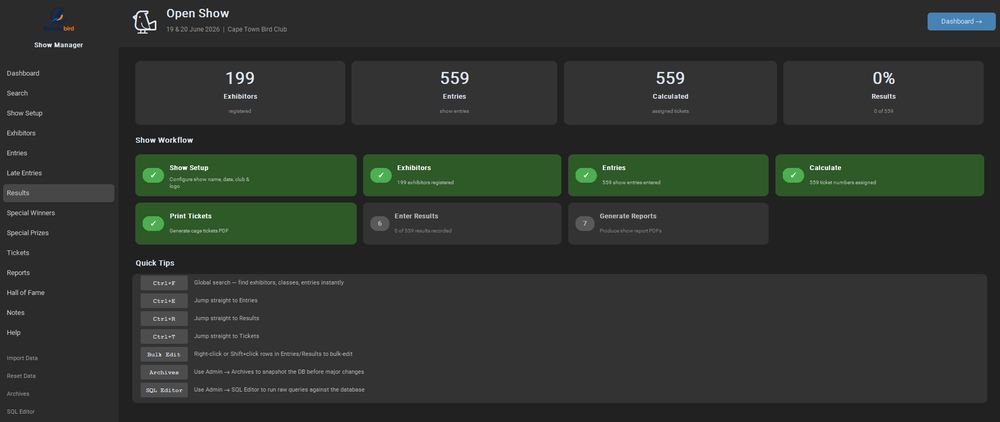
#> input picture git_assets/image01.png, 1000 x 422 px, shrunk from 1906 x 804 before the run
$ python -i base.py   (imports and definitions only)
#> lines starting #> are read from the running program, lines starting #| are printed output that depends on the picture
# services/reports/base.py
import io
from reportlab.pdfgen import canvas
from reportlab.lib.pagesizes import A4
from reportlab.lib.units import mm

# [1 line that did not run here, left out]
# [1 line that did not run here, left out]
# [1 line that did not run here, left out]
# [1 line that did not run here, left out]


# [5 lines left out: function new_canvas, not called in this run]


def _faded_image_reader(logo_source, opacity: float = 0.12):
    """
    Return (ImageReader, (orig_w, orig_h)) for a logo rendered at reduced opacity,
    composited correctly over a white background.  Returns None on any failure.
    """
#> called with logo_source = '../../git_assets/image01.png', opacity = 0.12
    from PIL import Image
    from reportlab.lib.utils import ImageReader
    import io as _io
    try:
        if isinstance(logo_source, (bytes, bytearray)):
            img = Image.open(_io.BytesIO(bytes(logo_source))).convert("RGBA")
        else:
            from pathlib import Path as _Path
            p = _Path(str(logo_source))
            if not p.exists():
                return None
            img = Image.open(str(p)).convert("RGBA")
#> img is the input picture: PIL image 1000x422 RGBA; mean R, G, B, A 46.6, 51.5, 46.4, 255

        orig_size = img.size
#> orig_size = (1000, 422)

        # Scale each pixel's alpha to the desired opacity — preserves colour fidelity
        r, g, b, a = img.split()
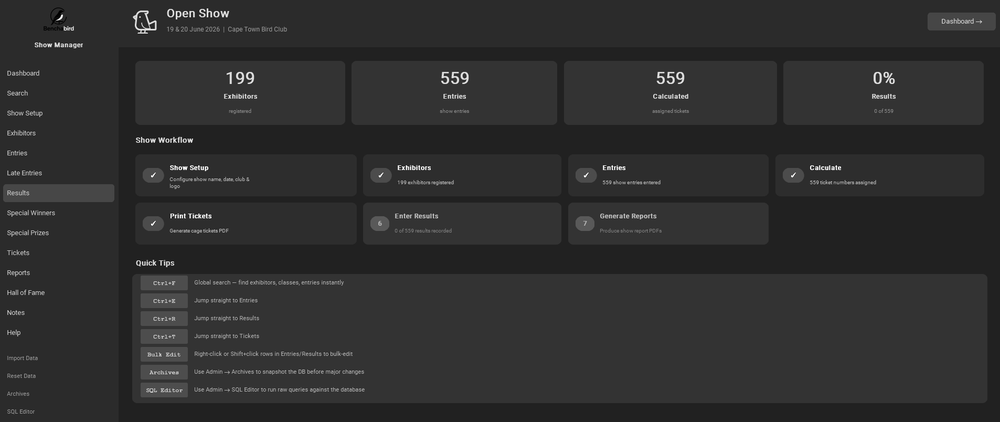
#> r: PIL image 1000x422 L; min 0, max 255, mean 46.6
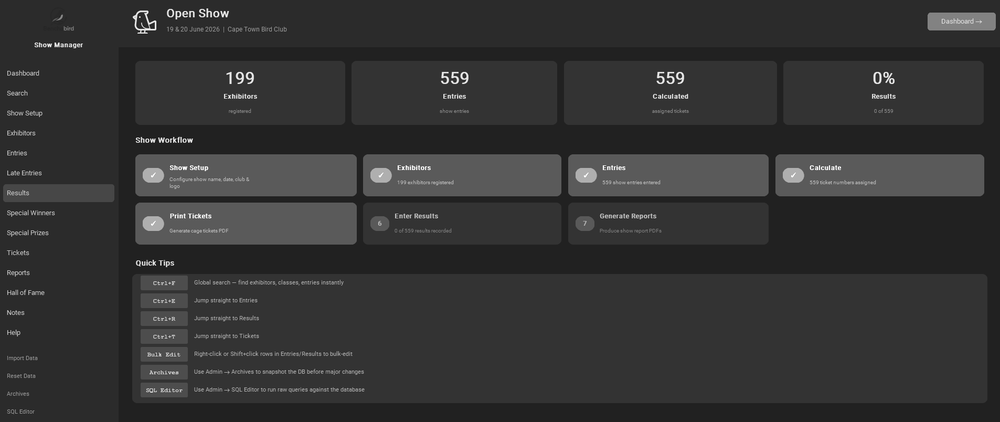
#> g: PIL image 1000x422 L; min 0, max 255, mean 51.5
#> a: PIL image 1000x422 L; every value is 255
        a_faded = a.point(lambda v: int(v * opacity))
#> a_faded: PIL image 1000x422 L; every value is 30
        img_faded = Image.merge("RGBA", (r, g, b, a_faded))
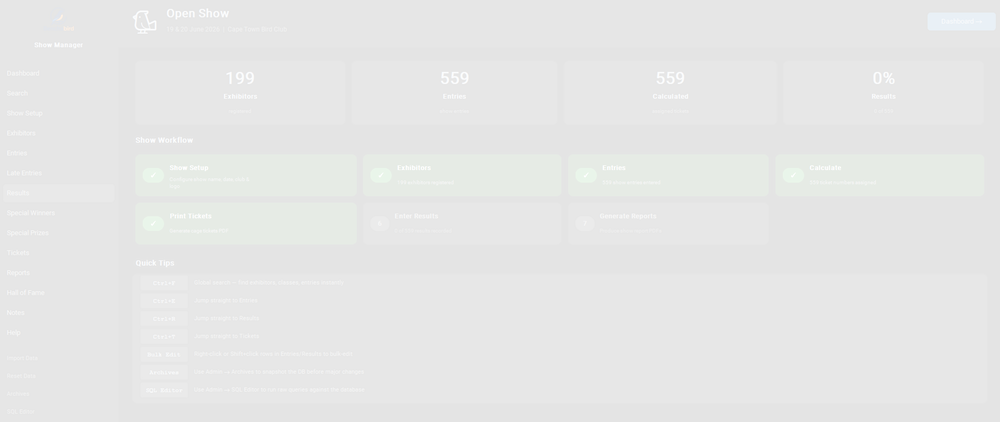
#> img_faded: PIL image 1000x422 RGBA; mean R, G, B, A 46.6, 51.5, 46.4, 30; transparent parts drawn white

        # Alpha-composite onto a pure-white background so transparent areas become
        # white (matching the PDF page colour) instead of muddy grey.
        bg = Image.new("RGBA", img.size, (255, 255, 255, 255))
#> bg: PIL image 1000x422 RGBA; every value is 255
        composited = Image.alpha_composite(bg, img_faded)

        out = _io.BytesIO()
        composited.convert("RGB").save(out, format="PNG")
        out.seek(0)
#> (the run stopped early here; a loop or call above may not have finished)

$ run again, on git_assets/image02.png
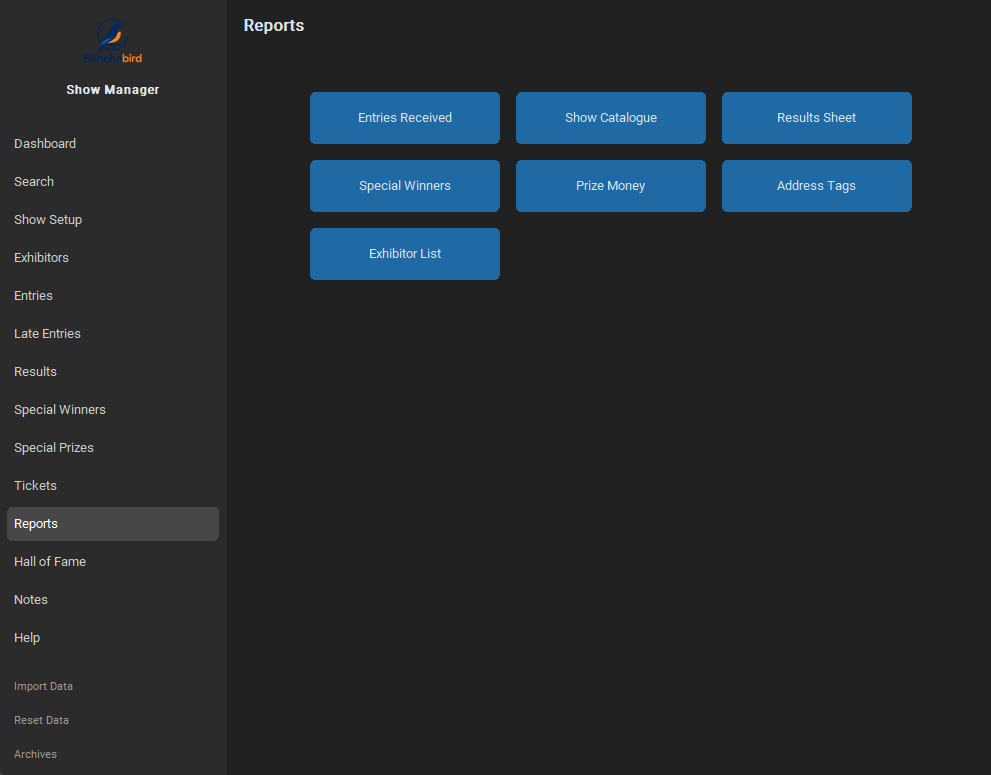
#> input picture git_assets/image02.png, 991 x 775 px
#> in _faded_image_reader, img is the input picture: PIL image 991x775 RGBA; mean R, G, B, A 36.5, 43.1, 48.3, 255
#> in _faded_image_reader, `r, g, b, a = img.split()`:
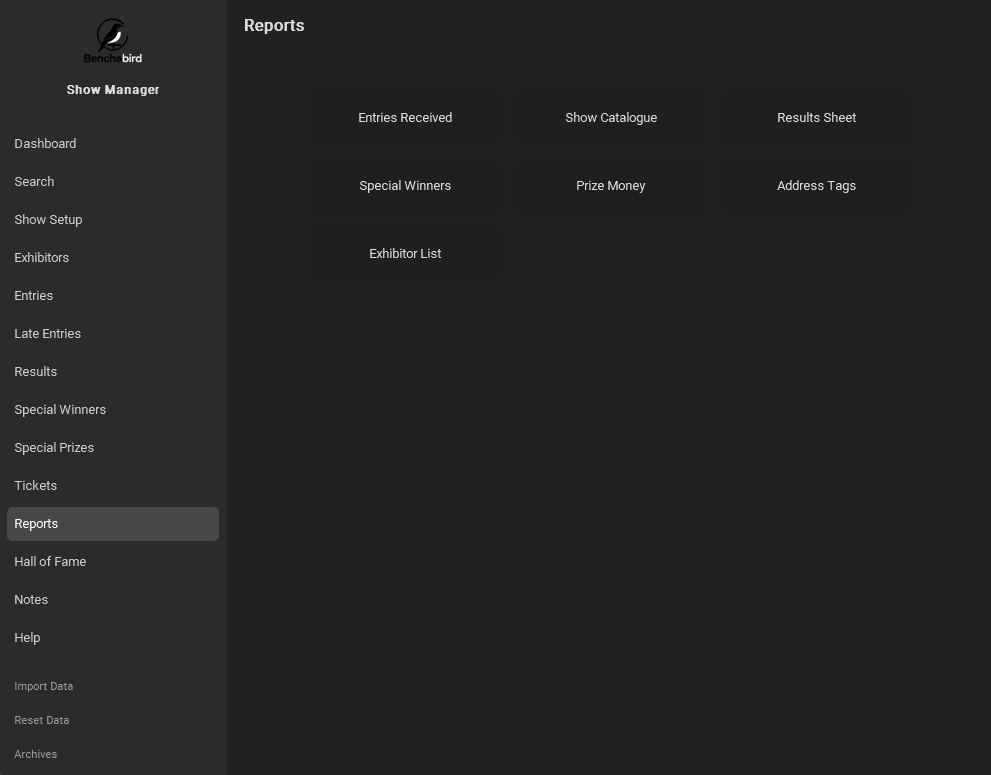
#> r: PIL image 991x775 L; min 0, max 255, mean 36.5
#> in _faded_image_reader, `r, g, b, a = img.split()`:
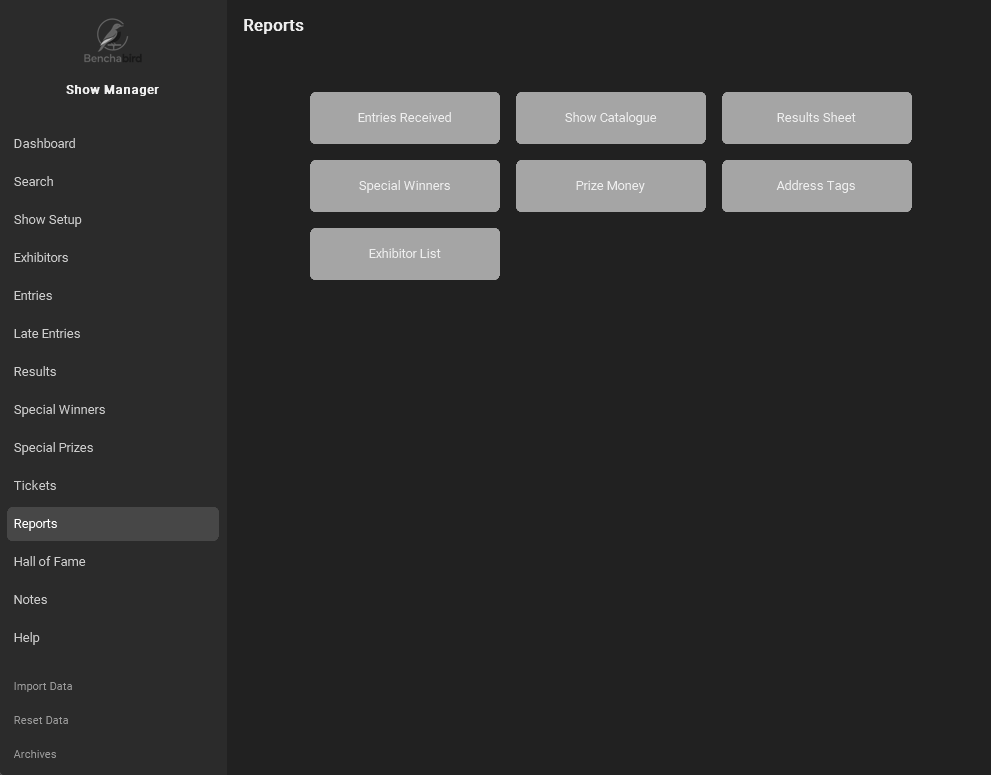
#> b: PIL image 991x775 L; min 23, max 255, mean 48.3
#> a: PIL image 991x775 L; every value is 255
#> a_faded: PIL image 991x775 L; every value is 30
#> bg: PIL image 991x775 RGBA; every value is 255
